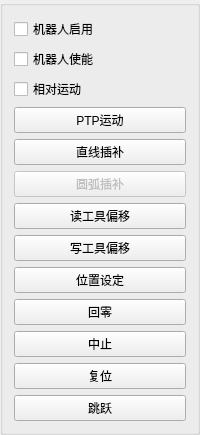
           <widget class="QGroupBox" name="groupBox_6">
            <property name="title">
             <string/>
            </property>
            <layout class="QVBoxLayout" name="verticalLayout_8">
             <item>
              <widget class="QCheckBox" name="ckRobotEnable">
               <property name="text">
                <string>机器人启用</string>
               </property>
              </widget>
             </item>
             <item>
              <widget class="QCheckBox" name="ckRobotPowerOn">
               <property name="text">
                <string>机器人使能</string>
               </property>
              </widget>
             </item>
             <item>
              <widget class="QCheckBox" name="ckRobotRel">
               <property name="text">
                <string>相对运动</string>
               </property>
              </widget>
             </item>
             <item>
              <widget class="QPushButton" name="btRobotPTP">
               <property name="text">
                <string>PTP运动</string>
               </property>
              </widget>
             </item>
             <item>
              <widget class="QPushButton" name="btRobotLinear">
               <property name="text">
                <string>直线插补</string>
               </property>
              </widget>
             </item>
             <item>
              <widget class="QPushButton" name="btRobotCirc">
               <property name="enabled">
                <bool>false</bool>
               </property>
               <property name="text">
                <string>圆弧插补</string>
               </property>
              </widget>
             </item>
             <item>
              <widget class="QPushButton" name="btRobotRdTool">
               <property name="text">
                <string>读工具偏移</string>
               </property>
              </widget>
             </item>
             <item>
              <widget class="QPushButton" name="btRobotWrTool">
               <property name="text">
                <string>写工具偏移</string>
               </property>
              </widget>
             </item>
             <item>
              <widget class="QPushButton" name="btRobotSetPos">
               <property name="text">
                <string>位置设定</string>
               </property>
              </widget>
             </item>
             <item>
              <widget class="QPushButton" name="btRobotHome">
               <property name="text">
                <string>回零</string>
               </property>
              </widget>
             </item>
             <item>
              <widget class="QPushButton" name="btRobotHalt">
               <property name="text">
                <string>中止</string>
               </property>
              </widget>
             </item>
             <item>
              <widget class="QPushButton" name="btRobotReset">
               <property name="text">
                <string>复位</string>
               </property>
              </widget>
             </item>
             <item>
              <widget class="QPushButton" name="btRobotJump">
               <property name="text">
                <string>跳跃</string>
               </property>
              </widget>
             </item>
            </layout>
           </widget>
